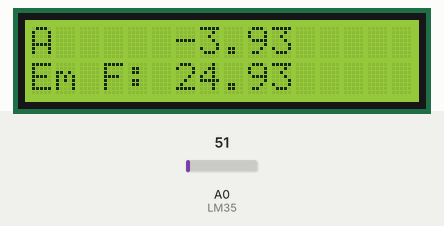
Simulated run of this sketch. Board: Arduino Uno, built with avr-gcc and run on an emulated ATmega328P. Shown: 16×2 character LCD. The inputs (shaded band) are chosen by the test bench; at power-on: A0 (LM35) = 51. What the sketch prints to the serial monitor is not drawn.

Above: at 1.2 s.
1.3 s: A0 (LM35) set to 61
At 2.5 s:
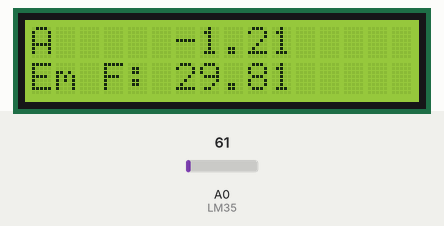
2.8 s: A0 (LM35) set to 71
At 3.9 s:
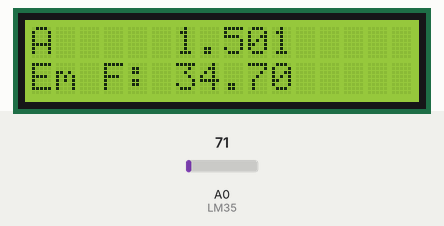
4.3 s: A0 (LM35) set to 86
At 4.9 s:
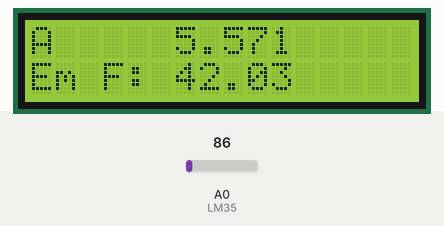
Timing chart, 0 to 7.3 s (numbered marks = the images above; inputs shaded):
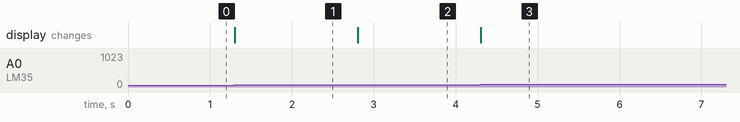

The sketch:

sensorTemperatura.ino
```cpp
#include <LiquidCrystal.h>
#include <Wire.h>
#define coluna 16
#define linha 2
#define ledVermelho 3
#define ledAmarelo 2
#define ledVerde 1
#define ledAzul 0
#define endereco 0x27
const int LM35 = A0;
float temperaturaC, temperaturaF;
LiquidCrystal lcd(2,3,4,6,7,8,9,10,11,12,13);

void setup()
{
  Serial.begin(9600);
  //pinMode(ledVermelho, OUTPUT);
  //pinMode(ledAmarelo, OUTPUT);
  //pinMode(ledVerde, OUTPUT);
  //pinMode(ledAzul, OUTPUT);
  lcd.begin(16,2, LCD_5x10DOTS);
  lcd.clear();
  lcd.write('A');
  lcd.setCursor(0,1);
  lcd.print("Em F: ");
}

void loop()
{
  temperaturaF = (analogRead(LM35))*5/(1023.0)/0.01;
  temperaturaC = ((temperaturaF-32)*5)/9;
  Serial.print(temperaturaC);
  lcd.setCursor(6,0);
  lcd.print(temperaturaC);
  lcd.setCursor(6,1);
  lcd.print(temperaturaF);
  /*if(temperaturaC<20){
    digitalWrite(ledAzul, HIGH);
    digitalWrite(ledAzul, LOW);
  } else if(temperaturaC>=20 && temperaturaC<40){
    digitalWrite(ledVerde, HIGH);
    digitalWrite(ledVerde, LOW);
  } else if(temperaturaC>=40 && temperaturaC<60){
    digitalWrite(ledAmarelo, HIGH);
    digitalWrite(ledAmarelo, LOW);
  } else if(temperaturaC>=60){
    digitalWrite(ledVermelho, HIGH);
    digitalWrite(ledVermelho, LOW);
  }*/
}
```

Measured:
- after the input at 1.3 s, the display: changes at once (image 1)
- after the input at 2.8 s, the display: changes at once (image 2)
- after the input at 4.3 s, the display: changes at once (image 3)
